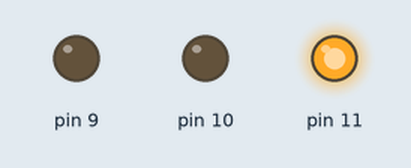
The sketch below on a simulated Arduino Uno, built with avr-gcc and run on an emulated ATmega328P. Parts: output pins drawn as LEDs (lit = HIGH).

Above: at 0.1 s.
At 1.1 s:
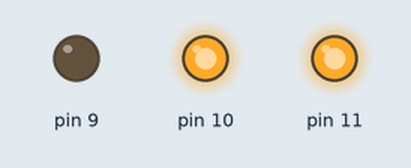
At 2.1 s:
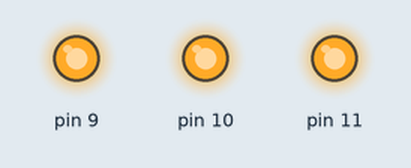
Timing chart, 0 to 3.6 s (numbered marks = the images above):
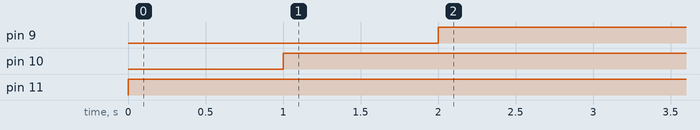

Measured:
- by itself, pin 9: LOW → HIGH at 2.0 s
- by itself, pin 10: LOW → HIGH at 1.0 s
- by itself, pin 11: LOW → HIGH at 0.00 s

The sketch:

3led_ex1.ino
```cpp
void setup() {
  // put your setup code here, to run once:

}

void loop() {
    analogWrite(11, 255);
//    analogWrite(10, 0);
//    analogWrite(9, 0);
    delay(1000);

//    analogWrite(11, 0);
    analogWrite(10, 255);
//    analogWrite(9, 0);
    delay(1000);

//    analogWrite(11, 0);
//    analogWrite(10, 0);
    analogWrite(9, 255);
    delay(1000);
}
```
